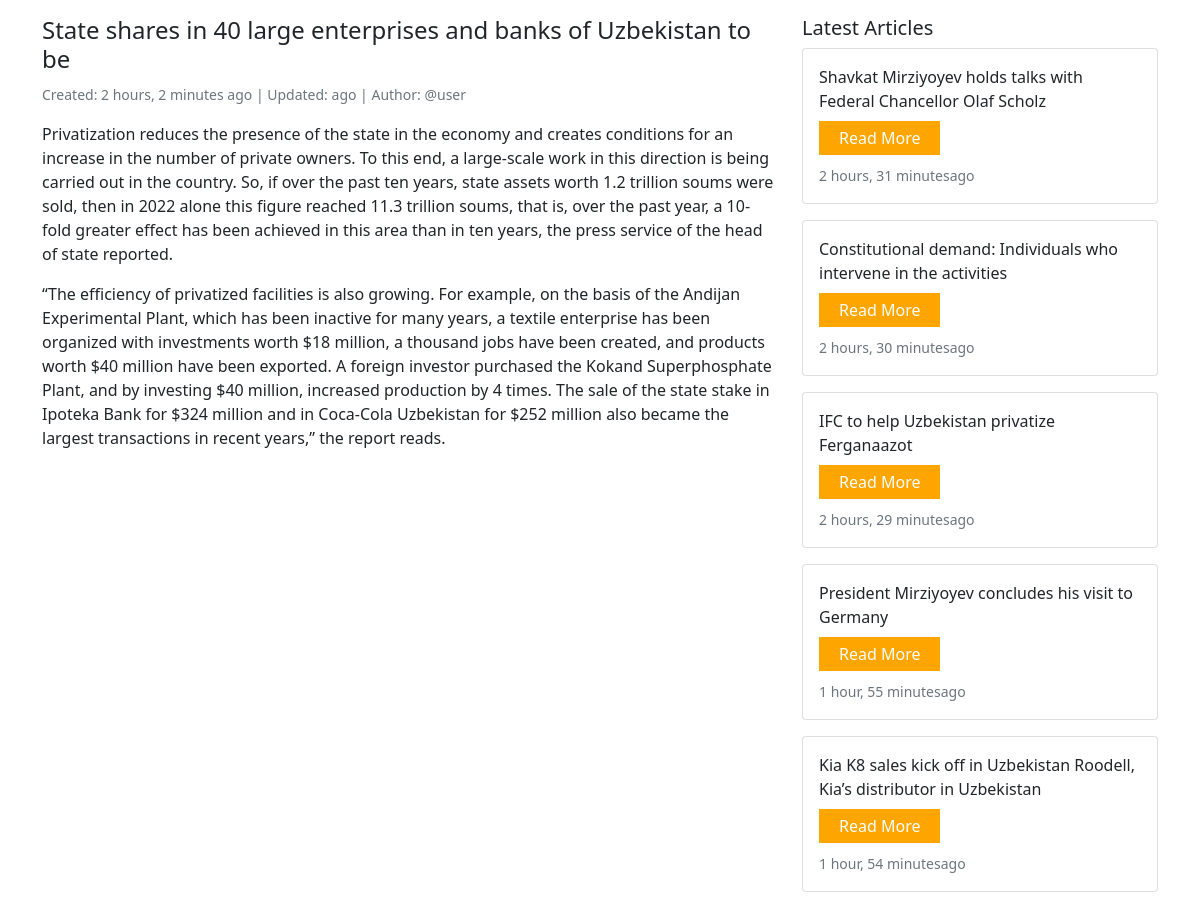
The page /article/4/detail on the database its author committed.
### main/models.py (models this page shows, shortened)
class Article(models.Model):
    author  = models.ForeignKey(User, on_delete=models.CASCADE)
    title = models.CharField(max_length=150)
    body = models.TextField()
    image = models.URLField(null=True, blank=True)
    created_at = models.DateTimeField(auto_now_add=True)
    updated = models.DateTimeField(auto_now=True)
    is_active = models.BooleanField(default=True)

### main/views.py (the view)
# urls.py: path('article/<int:id>/detail', views.article_detail, name='article_detail'),
def article_detail(request, id):
    article = Article.objects.get(id=id)
    articles = Article.objects.filter(is_active = True)
    return render(request, 'detail.html', {'article': article, 'articles': articles })

### templates/detail.html (shortened to what this page needs)
{% extends 'base.html' %}
{% block content %}
<div class="container">
        <div class="main row mt-3 mb-3">
            <div class="col-sm-12 col-lg-8 mb-3">
                <h4 class="">{{article.title}}</h4>
                <small class="text-muted">Created: {{article.created_at|timesince}} ago | Updated: {{article.updated_at|timesince}} ago | Author: @{{article.author}}</small>
                <p style="text-align:justify; text-justify: inter-word;" class="mt-3">{{article.body|linebreaks|safe}}</p>
            </div>
            <div class="col-sm-10 col-lg-4 ml-2">
                <h5>Latest Articles</h5>
                {% for i in articles %}
                    {% if not article == i %}
                    <div class="card ml-2 mb-3">
                        <div class="card-body">
                            <span class="card-text">{{i.title}}</span><br>
                            <a class="mt-2 mb-2" href="{% url 'article_detail' article.id %}" style="display: inline-block; text-decoration: none !important; padding:5px 20px; background-color: orange; color: white;">Read More</a><br>
                            <small class="text-muted">{{i.created_at|timesince}}ago</small>
                        </div>
                    </div>
                    {% endif %}
                {% endfor %}
            </div>
        </div>
    </div>
{% endblock content %}

### rows shown on the page
Article: title "State shares in 40 large enterprises and banks of Uzbekistan to be", created_at "2 hours, 2 minutes", author "user", body "Privatization reduces the presence of the state in the economy and creates conditions for an increase in the number of private owners. To this end, a large-scale work in this direction is being carried out in the country. So, if over the past ten years, state assets worth 1.2 trillion soums were sold, then in 2022 alone this figure reached 11.3 trillion soums, that is, over the past year, a 10-fold greater effect has been achieved in this area than in ten years, the press service of the head of state reported. “The efficiency of privatized facilities is also growing. For example, on the basis of the Andijan Experimental Plant, which has been inactive for many years, a textile enterprise has…"
Article: title "Shavkat Mirziyoyev holds talks with Federal Chancellor Olaf Scholz", created_at "2 hours, 31 minutes"
Article: title "Constitutional demand: Individuals who intervene in the activities", created_at "2 hours, 30 minutes"
Article: title "IFC to help Uzbekistan privatize Ferganaazot", created_at "2 hours, 29 minutes"
Article: title "President Mirziyoyev concludes his visit to Germany", created_at "1 hour, 55 minutes"
Article: title "Kia K8 sales kick off in Uzbekistan Roodell, Kia’s distributor in Uzbekistan", created_at "1 hour, 54 minutes"
